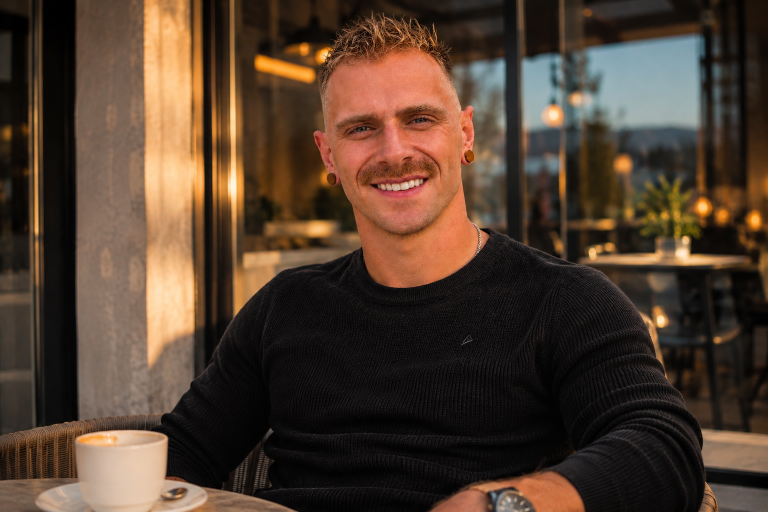
#> input picture assets/cafe.png, 1536 x 1024 px, found by its file name (shown at 1/2 size)
$ python carousel.py out.png
#> lines starting #> are read from the running program, lines starting #| are printed output that depends on the picture; after the words box and inside, x2 and y2 are one past the last pixel; in counts of white or black regions, pixels touching at a corner belong together
import sys; sys.path.insert(0,'.')
from PIL import Image, ImageDraw, ImageFont, ImageEnhance
W,H=1080,1350; INK=(18,20,26); IVORY=(250,248,243); GOLD=(184,146,60); MUTED=(90,90,96)
FD='/usr/share/fonts/opentype/inter/'
def F(w,s): return ImageFont.truetype(FD+{'b':'InterDisplay-Bold.otf','m':'InterDisplay-Medium.otf','sb':'InterDisplay-SemiBold.otf'}[w],s)
def wrap(d,t,f,mw):
    out=[]
    for p in t.split('\n'):
        c=''
        for w in p.split(' '):
            x=(c+' '+w).strip()
            if d.textlength(x,font=f)<=mw: c=x
            else: out.append(c); c=w
        out.append(c)
    return out
def cover(img,w,h,yb=0.3):
    r=max(w/img.width,h/img.height); img=img.resize((int(img.width*r)+1,int(img.height*r)+1),Image.LANCZOS)
    x=(img.width-w)//2; y=int((img.height-h)*yb); return img.crop((x,y,x+w,y+h))
out=sys.argv[1]
# 1 cover
im=cover(Image.open('cafe.png').convert('RGB'),W,H,0.0);
#> in cover, `r = max(w / img.width, h / img.height)`: r = 1.32
ov=Image.new('L',(W,H),0); od=ImageDraw.Draw(ov)
#> after `ov = Image.new('L', (W, H), 0)`: ov: PIL image 1080x1350 L; every value is 0
for i in range(H): od.line([(0,i),(W,i)],fill=int(230*min(1,max(0,(i-760)/420))))
im=Image.composite(Image.new('RGB',(W,H),INK),im,ov); d=ImageDraw.Draw(im)
#> after `im = Image.composite(Image.new('RGB', (W, H), INK), im, ov)`:
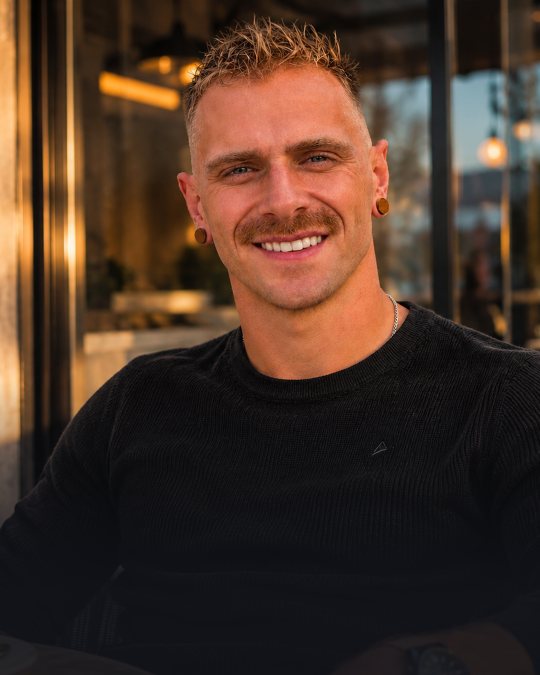
#> im: PIL image 1080x1350 RGB (shown at 1/2 size); mean R, G, B 71.9, 51.3, 39.4
y=1010
for ln in wrap(d,'31 Jahre.',F('b',92),980): d.text((70,y),ln,font=F('b',92),fill=(224,199,122)); y+=104
#> this loop made 1 pass
#> (ln, y) on pass 1: ('31 Jahre.', 1114)
#> after the loop, y = 1114
for ln in wrap(d,'5 Dinge, die ich gern mit 21 gewusst hätte.',F('b',64),940): d.text((70,y),ln,font=F('b',64),fill=IVORY); y+=76
#> this loop made 2 passes
#> (ln, y) on passes 1 to 2: ('5 Dinge, die ich gern mit 21', 1190), ('gewusst hätte.', 1266)
#> after the loop, y = 1266
d.text((W-70,1290),'Wischen →',font=F('m',32),fill=(210,206,196),anchor='rs')
im.save(f'{out}/k1.jpg',quality=92)
items=[('«Später» ist kein Datum.','Ob Gesundheit, Familie oder Finanzen: Was du verschiebst, wird nicht einfacher. Nur dringender.'),
('Kleine Gewohnheiten schlagen grosse Vorsätze.','Ein Training pro Woche, das bleibt, bringt mehr als fünf, die du im Februar aufgibst. Beim Geld ist es genauso.'),
('Über Geld reden ist nicht unanständig.','Nicht darüber zu reden, kann dich am meisten kosten.'),
('Zeit mit meiner Familie kann ich nicht zurückkaufen.','Darum plane ich alles andere so, dass genau dafür Platz bleibt.'),
('Hilfe holen ist keine Schwäche.','Ob im Training, beim Bauen mit KI oder bei den Finanzen: Mit jemandem, der den Überblick hat, kommst du schneller weiter.')]
for i,(t,s) in enumerate(items):
    im=Image.new('RGB',(W,H),IVORY); d=ImageDraw.Draw(im)
    d.text((90,150),f'{i+1}',font=F('b',220),fill=(224,199,122))
    d.text((W-90,140),f'{i+2}/7',font=F('m',30),fill=MUTED,anchor='ra')
    y=470
    for ln in wrap(d,t,F('b',72),900): d.text((90,y),ln,font=F('b',72),fill=INK); y+=86
    y+=40; d.line([(90,y),(190,y)],fill=GOLD,width=6); y+=60
    for ln in wrap(d,s,F('m',44),900): d.text((90,y),ln,font=F('m',44),fill=(60,60,66)); y+=62
    d.text((90,1250),'@pascals.solutions',font=F('m',30),fill=MUTED)
    im.save(f'{out}/k{i+2}.jpg',quality=92)
#> this loop made 5 passes
#> pass 1, `im.save(f'{out}/k{i+2}.jpg',quality=92)`:
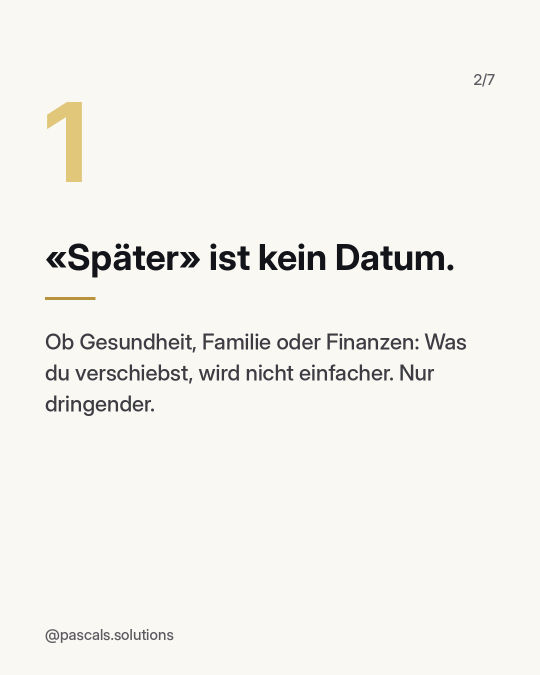
#> saved as k2.jpg: PIL image 1080x1350 RGB (shown at 1/2 size); mean R, G, B 244.4, 242.3, 237.3
#> after the loop:
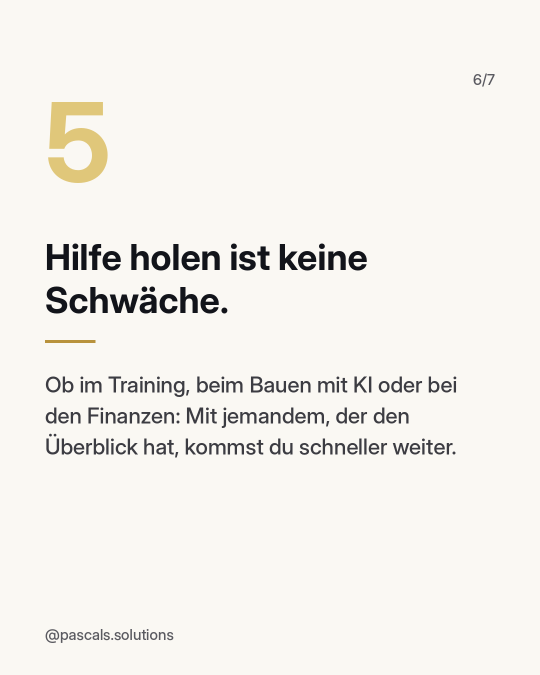
#> im: PIL image 1080x1350 RGB (shown at 1/2 size); mean R, G, B 242.8, 240.7, 235.5
# 7 closing with portrait circle
im=Image.new('RGB',(W,H),INK); d=ImageDraw.Draw(im)
p=cover(Image.open('portrait.png').convert('RGB'),420,420,0.1); m=Image.new('L',(420,420),0); ImageDraw.Draw(m).ellipse([0,0,419,419],fill=255)
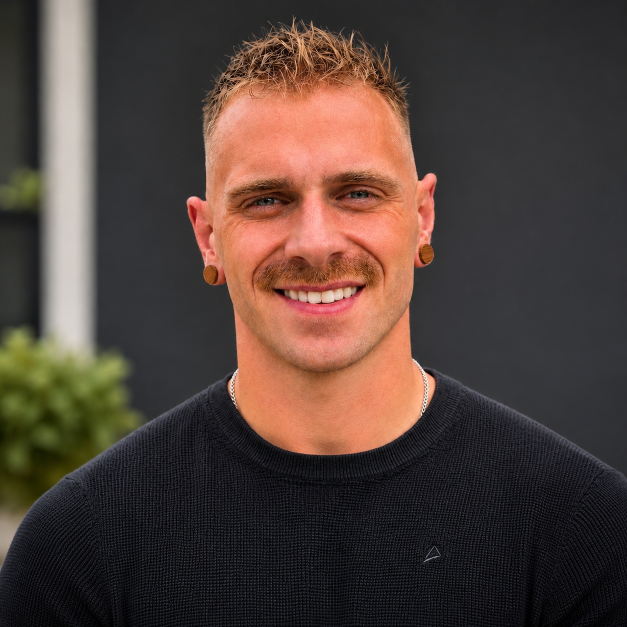
#> input picture assets/portrait.png, 1254 x 1254 px, found by its file name (shown at 1/2 size)
#> after `m = Image.new('L', (420, 420), 0)`: m: PIL image 420x420 L; every value is 0
#> after `ImageDraw.Draw(m).ellipse([0, 0, 419, 419], fill=255)`:
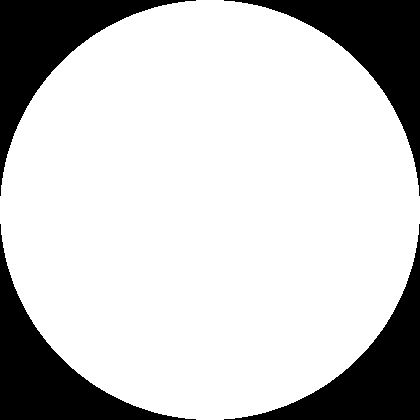
#> m: PIL image 420x420 L; 78.5% white; 4 black regions, box (x1, y1, x2, y2) and area: (0, 0, 196, 196) 9490, (224, 0, 420, 196) 9490, (0, 224, 196, 420) 9490, (224, 224, 420, 420) 9490
im.paste(p,(330,170),m); d.ellipse([326,166,754,594],outline=(224,199,122),width=6)
#> after `im.paste(p, (330, 170), m)`:
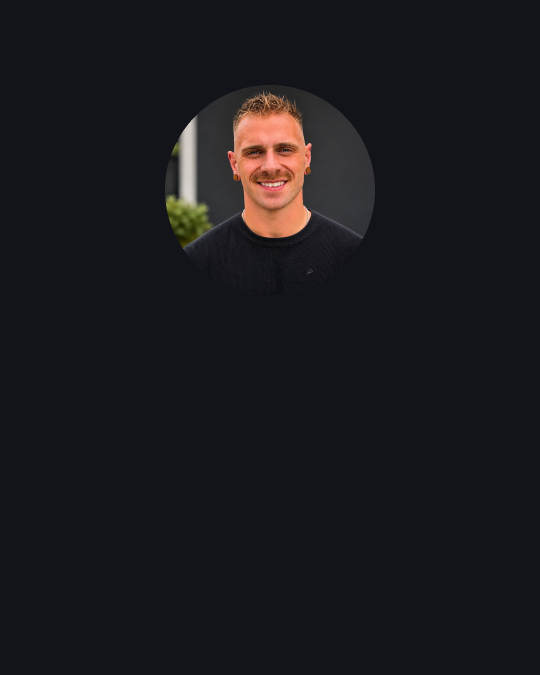
#> im: PIL image 1080x1350 RGB (shown at 1/2 size); mean R, G, B 24.8, 24.7, 29.3
y=690
for ln in wrap(d,'Welche Erkenntnis hättest du gern früher gehabt?',F('b',66),900): d.text((W/2,y),ln,font=F('b',66),fill=IVORY,anchor='ma'); y+=80
#> this loop made 2 passes
#> (ln, y) on passes 1 to 2: ('Welche Erkenntnis hättest du', 770), ('gern früher gehabt?', 850)
#> after the loop, y = 850
y+=30; d.text((W/2,y),'Schreib sie mir in die Kommentare ↓',font=F('m',40),fill=(224,199,122),anchor='ma'); y+=110
#> after `y += 30`: y = 880
#> after `y += 110`: y = 990
for ln in wrap(d,'Folg mir für mehr über Geld, Gesundheit & Familie.',F('m',40),860): d.text((W/2,y),ln,font=F('m',40),fill=(200,196,186),anchor='ma'); y+=56
#> this loop made 2 passes
#> y on pass 1: 1046
#> (ln, y) on pass 2: ('Familie.', 1102)
#> after the loop, y = 1102
im.save(f'{out}/k7.jpg',quality=92)
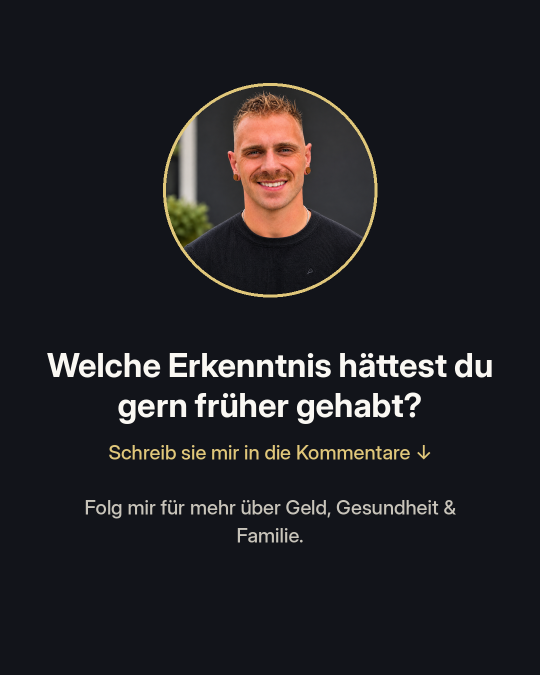
#> saved as k7.jpg: PIL image 1080x1350 RGB (shown at 1/2 size); mean R, G, B 32.7, 32.2, 35.7
